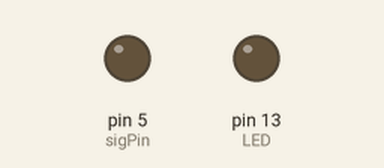
This sketch was run on a simulated Arduino Mega 2560, built with avr-gcc and run on an emulated ATmega2560. On the bench: output pins drawn as LEDs (lit = HIGH). No radio packets arrive unless stated; pins used as bus, display or sensor lines are not drawn; what the sketch prints to the serial monitor is not drawn.

Above: at 0.15 s.
Timing chart, 0 to 3.1 s (numbered marks = the images above):
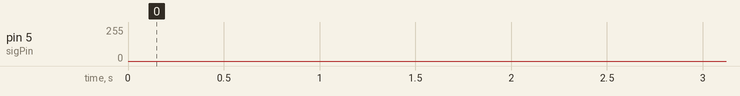

The sketch:

rc_900_rx.ino
```cpp
// Feather9x_RX
// -*- mode: C++ -*-
// Example sketch showing how to create a simple messaging client (receiver)
// with the RH_RF95 class. RH_RF95 class does not provide for addressing or
// reliability, so you should only use RH_RF95 if you do not need the higher
// level messaging abilities.
// It is designed to work with the other example Feather9x_TX

#include <SPI.h>
#include <RH_RF95.h>

//for Feather32u4 RFM9x
#define RFM95_CS 8
#define RFM95_RST 4
#define RFM95_INT 7

// Change to 434.0 or other frequency, must match RX's freq!
#define RF95_FREQ 915.0

// Singleton instance of the radio driver
RH_RF95 rf95(RFM95_CS, RFM95_INT);

// Blinky on receipt
#define LED 13

//////////////////////PPM CONFIGURATION///////////////////////////////
#define NUM_CHANNELS 8
#define FRAME_LENGTH 20000
#define DEFAULT_PULSE_LENGTH 1500
#define PULSE_LOW_LENGTH 400
// NOTE: the output pin must be Arduino pin 5 on a Feather32U4 (or Leonardo)
#define sigPin 5  //set PPM signal output pin on the arduino

/*this array holds the servo values for the ppm signal
 change theese values in your code (usually servo values move between 1000 and 2000)*/
volatile uint16_t ppm[NUM_CHANNELS];
//////////////////////////////////////////////////////////////////

#define PACKET_TIMEOUT 300
long timeNewPacket;

void setup()
{
  timeNewPacket = millis();

  pinMode(LED, OUTPUT);
  pinMode(RFM95_RST, OUTPUT);
  digitalWrite(RFM95_RST, HIGH);

  Serial.begin(115200);
  /*while (!Serial) {
    delay(1);
  }*/
  delay(100);

  Serial.println("Feather LoRa RX Test!");

  // manual reset
  digitalWrite(RFM95_RST, LOW);
  delay(10);
  digitalWrite(RFM95_RST, HIGH);
  delay(10);

  while (!rf95.init()) {
    Serial.println("LoRa radio init failed");
    Serial.println("Uncomment '#define SERIAL_DEBUG' in RH_RF95.cpp for detailed debug info");
    while (1);
  }
  Serial.println("LoRa radio init OK!");

  // Defaults after init are 434.0MHz, modulation GFSK_Rb250Fd250, +13dbM
  if (!rf95.setFrequency(RF95_FREQ)) {
    Serial.println("setFrequency failed");
    while (1);
  }
  Serial.print("Set Freq to: "); Serial.println(RF95_FREQ);

  // Defaults after init are 434.0MHz, 13dBm, Bw = 125 kHz, Cr = 4/5, Sf = 128chips/symbol, CRC on

  // The default transmitter power is 13dBm, using PA_BOOST.
  // If you are using RFM95/96/97/98 modules which uses the PA_BOOST transmitter pin, then
  // you can set transmitter powers from 5 to 23 dBm:
  rf95.setTxPower(23, false);

  //////////////////////PPM SETUP///////////////////////////////
  //initiallize default ppm values
  // 0 - Right Horz, turn
  // 1 - Right Vert, fwd/rev
  // 2 - Left Vert, throttle, auto mode
  // 3 - Left Horz, blade deadman switch

  pinMode(sigPin, OUTPUT);
  digitalWrite(sigPin, HIGH);

  cli();
  for(int i = 0; i < NUM_CHANNELS; ++i){
    ppm[i]= DEFAULT_PULSE_LENGTH;
  }

  // Stop the timer/counter
  TCCR3A = TCCR3B = 0;
  // Set the low pulse length.  This will never change.
  OCR3A = PULSE_LOW_LENGTH;
  // Time until first falling edge, can be any value greater than PULSE_LOW_LENGTH.
  ICR3 = PULSE_LOW_LENGTH + 1;
  // Clear the count
  TCNT3 = 0;
  // Fast PWM; TOP = ICR3; set OC3A on compare match, clear on TOP; prescale = /8 (1MHz on Feather32u4)
  TCCR3A = _BV(COM3A1) | _BV(COM3A0) | _BV(WGM31);
  TCCR3B = _BV(WGM33) | _BV(WGM32) | _BV(CS31);
  // Clear any pending timer overflow interrupt flag
  TIFR3 = _BV(TOV3);
  // Interrupt on overflow (at TOP, immediately after falling edge)
  TIMSK3 = _BV(TOIE3);
  sei();
  //////////////////////////////////////////////////////////////
}

void loop()
{
  if(timeSince(timeNewPacket) > PACKET_TIMEOUT)
  {
    set_default_ppm();
  }

  if (rf95.available())
  {
    // Should be a message for us now
    uint8_t buf[RH_RF95_MAX_MESSAGE_LEN];
    uint8_t len = sizeof(buf);

    if (rf95.recv(buf, &len))
    {
      //digitalWrite(LED, HIGH);
      RH_RF95::printBuffer("Received: ", buf, len);
      if(buf[0] == 0xCC && buf[1] == 0xAA)
      {
        for(int k=0; k<4; ++k)
        {
          int16_t pulse_val = buf[2*k+2]*255 + buf[2*k+3]; //1000 to 2000

          if(pulse_val < 990 || pulse_val > 2010)
          {
            pulse_val = 1500;
          }
          else if(pulse_val < 1001)
          {
            pulse_val = 1001;
          }
          else if(pulse_val > 1999)
          {
            pulse_val = 1999;
          }
          cli();
          ppm[k] = pulse_val; //Consider hard coding to 1500 and see if it removes hiccups
          sei();
          Serial.print(pulse_val);
          Serial.print(",");
        }
        timeNewPacket = millis();
      }

      Serial.println();
      //Serial.print("Got: ");
      //Serial.println((char*)buf);
      //Serial.print("RSSI: ");
      //Serial.println(rf95.lastRssi(), DEC);

      // Send a reply
      /*
      uint8_t data[] = "And hello back to you";
      rf95.send(data, sizeof(data));
      rf95.waitPacketSent();
      //Serial.println("Sent a reply");
      */

      //digitalWrite(LED, LOW);
    }
    else
    {
      Serial.println("Receive failed");
    }
  }
}

uint16_t timeSince(uint16_t startTime)
{
  return (uint16_t)(millis() - startTime);
}

void set_default_ppm()
{
  cli();
  for(int i = 0; i < NUM_CHANNELS; ++i){
    ppm[i]= DEFAULT_PULSE_LENGTH;
  }
  sei();
}

// The Overflow interrupt occurs when the counter reaches the TOP value in ICR3.
// The hardware automatically emits a falling edge at this time.
// The hardware will automatically emit a rising edge later based on the value in OCR3A.
// The ISR just needs to store the time of the next falling edge in ICR3.
ISR(TIMER3_OVF_vect){
    static byte cur_chan_num = 0;
    static unsigned int calc_rest = 0;  // Microseconds since start of frame

    if(cur_chan_num >= NUM_CHANNELS){
      // If all channels have been output, then idle for the remainder of the frame
      ICR3 = FRAME_LENGTH - calc_rest;
      cur_chan_num = 0;
      calc_rest = 0;
    }
    else{
      // Set the time for the next falling edge.
      ICR3 = ppm[cur_chan_num];
      calc_rest += ppm[cur_chan_num];
      cur_chan_num++;
    }
}
```
